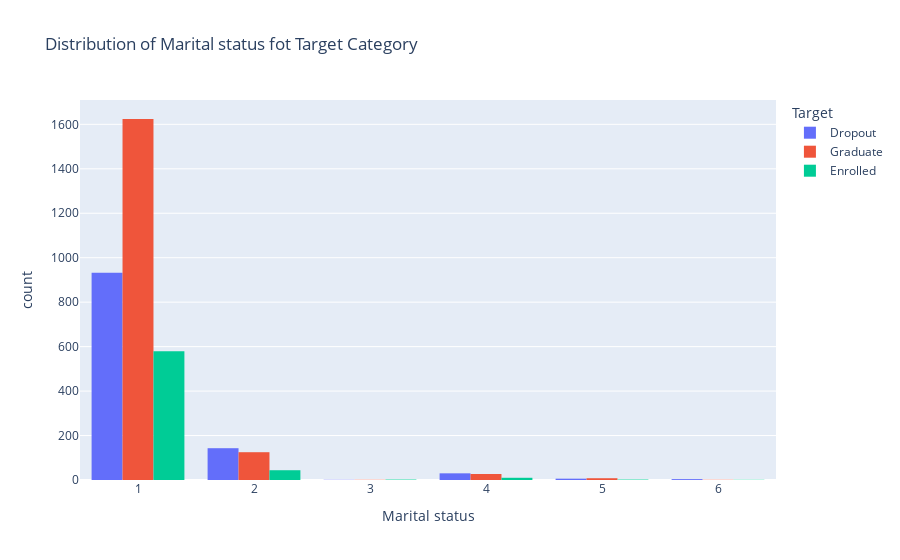

Notebook code for this chart:
### Code cell
#visualize data from 'Marital status' on y-axis and 'Target' on x-axis from df_train
fig=px.histogram(df_train, 
                 x="Marital status",
                 color="Target",
                 hover_data=df_train.columns,
                 title="Distribution of Marital status fot Target Category",
                 barmode="group")
fig.show()

### Figure 1 — Plotly figure (JSON) as saved in the notebook; plotly's stock layout.template omitted (floating-point values rounded to 4 significant figures; data arrays with more than 128 entries replaced by an {"elided": "..."} marker saying what was removed)
{"data": [{"alignmentgroup": "True", "bingroup": "x", "hovertemplate": "Target=Dropout<br>Marital status=%{x}<br>count=%{y}<extra></extra>", "legendgroup": "Dropout", "marker": {"color": "#636efa", "pattern": {"shape": ""}}, "name": "Dropout", "offsetgroup": "Dropout", "orientation": "v", "showlegend": true, "type": "histogram", "x": {"elided": "1116 int values"}, "xaxis": "x", "yaxis": "y"}, {"alignmentgroup": "True", "bingroup": "x", "hovertemplate": "Target=Graduate<br>Marital status=%{x}<br>count=%{y}<extra></extra>", "legendgroup": "Graduate", "marker": {"color": "#EF553B", "pattern": {"shape": ""}}, "name": "Graduate", "offsetgroup": "Graduate", "orientation": "v", "showlegend": true, "type": "histogram", "x": {"elided": "1786 int values"}, "xaxis": "x", "yaxis": "y"}, {"alignmentgroup": "True", "bingroup": "x", "hovertemplate": "Target=Enrolled<br>Marital status=%{x}<br>count=%{y}<extra></extra>", "legendgroup": "Enrolled", "marker": {"color": "#00cc96", "pattern": {"shape": ""}}, "name": "Enrolled", "offsetgroup": "Enrolled", "orientation": "v", "showlegend": true, "type": "histogram", "x": {"elided": "638 int values"}, "xaxis": "x", "yaxis": "y"}], "layout": {"barmode": "group", "legend": {"title": {"text": "Target"}, "tracegroupgap": 0}, "title": {"text": "Distribution of Marital status fot Target Category"}, "xaxis": {"anchor": "y", "domain": [0, 1], "title": {"text": "Marital status"}}, "yaxis": {"anchor": "x", "domain": [0, 1], "title": {"text": "count"}}}}
